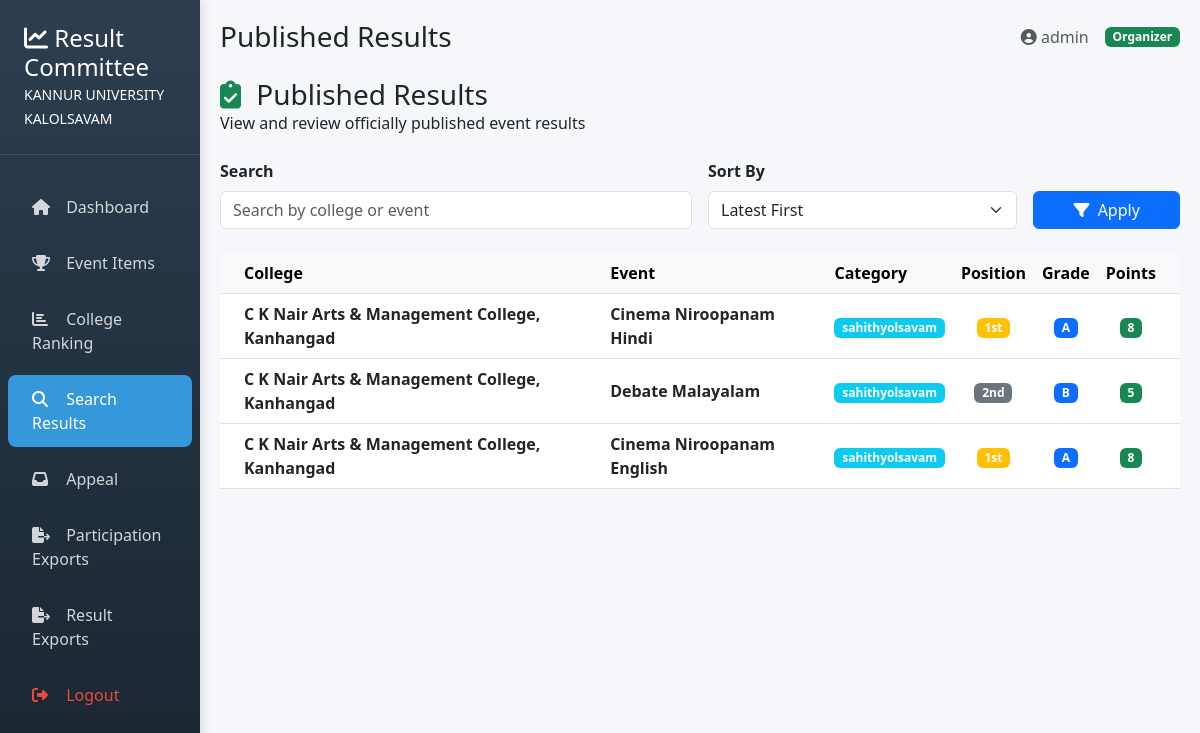
The page /organizer/student-results/ (signed in) on the database its author committed.
### accounts/models.py (models this page shows, shortened)
class CustomUser(AbstractUser):
    ROLE_CHOICES = (
        ('college', 'College'),
        ('organizer', 'Organizer'),
        ('admin', 'Admin'),
    )
    role = models.CharField(max_length=20, choices=ROLE_CHOICES, default='college')
    college_name = models.CharField(max_length=255, blank=True, null=True)
    REQUIRED_FIELDS = ["email"]
    USERNAME_FIELD = "username"

class Result(models.Model):
    POSITION_CHOICES = [
        (1, "1st"),
        (2, "2nd"),
        (3, "3rd"),
    ]
    GRADE_CHOICES = [
        ("A", "A"),
        ("B", "B"),
        ("C", "C"),
        ("D", "D"),
        ("E", "E"),
    ]
    item = models.ForeignKey(Item, on_delete=models.CASCADE, related_name="results")
    team = models.ForeignKey(Team, on_delete=models.CASCADE, related_name="results")
    position = models.PositiveSmallIntegerField(choices=POSITION_CHOICES)
    grade = models.CharField(max_length=1, choices=GRADE_CHOICES, default="E")
    points = models.IntegerField(default=0)
    is_deleted = models.BooleanField(default=False)
    created_at = models.DateTimeField(default=now)
    class Meta:
        unique_together = ("item", "team")
        ordering = ["position", "-points"]

class Team(models.Model):
    college = models.ForeignKey(College, on_delete=models.CASCADE)
    item = models.ForeignKey(Item, on_delete=models.CASCADE)
    category = models.CharField(max_length=255)
    students = models.ManyToManyField(Student)
    created_at = models.DateTimeField(auto_now_add=True)

class College(models.Model):
    user = models.ForeignKey(   # 🔥 TEMP: NOT OneToOne
        settings.AUTH_USER_MODEL,
        on_delete=models.CASCADE,
        null=True,
        blank=True,
        related_name="colleges"
    )
    college_name = models.CharField(max_length=255)
    district = models.CharField(max_length=255)

class Item(models.Model):
    name = models.CharField(max_length=255)
    numbers = models.PositiveIntegerField()
    category = models.CharField(max_length=255)
    max_participants = models.PositiveIntegerField(default=1)
    item_type = models.CharField(max_length=10, choices=[("single","single"),("group","group")])  # ← added

### accounts/views.py (the view)
# urls.py: path("organizer/student-results/", views.organizer_student_results, name="organizer_student_results"),
@never_cache
@login_required
def organizer_student_results(request):
    query = request.GET.get("q", "")
    sort_by = request.GET.get("sort", "latest")
    results = Result.objects.filter(is_deleted=False).select_related(
        "item", "team__college"
    )
    if query:
        results = results.filter(
            Q(team__college__college_name__icontains=query) |
            Q(item__name__icontains=query)
        )
    if sort_by == "category":
        results = results.order_by("item__category", "item__name")
    elif sort_by == "college":
        results = results.order_by("team__college__college_name")
    elif sort_by == "student":
        results = results.order_by("team__name")  # change if needed
    else:  # latest
        results = results.order_by("-created_at")
    return render(request, "organizer/student_results.html", {
        "results": results,
        "query": query,
        "sort_by": sort_by,
    })

### accounts/context_processors.py (called while the page is built)
def site_settings(request):
    return {
        "setting": SiteSetting.objects.first()
    }

### accounts/templates/organizer/student_results.html (shortened to what this page needs)
{% extends "organizer/base.html" %}
{% block page_title %}Published Results{% endblock %}
{% block content %}
<div class="dashboard-card mb-4">
    <div class="card-header">
        <h3 class="card-title">
            <i class="fas fa-clipboard-check text-success me-2"></i>
            Published Results
        </h3>
        <p class="card-subtitle">
            View and review officially published event results
        </p>
    </div>
</div>
<div class="dashboard-card mb-4">
    <div class="card-body">
        <form method="get" class="row g-3 align-items-end">
            <div class="col-md-6">
                <label class="form-label fw-semibold">Search</label>
                <input type="text"
                       name="q"
                       value="{{ query }}"
                       class="form-control"
                       placeholder="Search by college or event">
            </div>
            <div class="col-md-4">
                <label class="form-label fw-semibold">Sort By</label>
                <select name="sort" class="form-select">
                    <option value="latest" {% if sort_by == "latest" %}selected{% endif %}>
                        Latest First
                    </option>
                </select>
            </div>
            <div class="col-md-2 d-grid">
                <button class="btn btn-primary">
                    <i class="fas fa-filter me-1"></i> Apply
                </button>
            </div>
        </form>
    </div>
</div>
<div class="dashboard-card">
    <div class="card-body p-0">
        <div class="table-responsive">
            <table class="table table-hover align-middle mb-0">
                <thead class="table-light">
                    <tr>
                        <th class="ps-4">College</th>
                        <th>Event</th>
                        <th>Category</th>
                        <th class="text-center">Position</th>
                        <th class="text-center">Grade</th>
                        <th class="text-center pe-4">Points</th>
                    </tr>
                </thead>
                <tbody>
                {% for r in results %}
                    <tr>
                        <td class="ps-4 fw-semibold">
                            {{ r.team.college.college_name }}
                        </td>
                        <td>
                            <strong>{{ r.item.name }}</strong>
                        </td>
                        <td>
                            <span class="badge bg-info">
                                {{ r.item.category|default:"General" }}
                            </span>
                        </td>
                        <td class="text-center">
                            <span class="badge
                                {% if r.position == 1 %}bg-warning
                                {% elif r.position == 2 %}bg-secondary
                                {% elif r.position == 3 %}bg-info
                                {% else %}bg-light text-dark{% endif %}">
                                {{ r.get_position_display }}
                            </span>
                        </td>
                        <td class="text-center">
                            <span class="badge bg-primary">
                                {{ r.grade|default:"—" }}
                            </span>
                        </td>
                        <td class="text-center pe-4">
                            <span class="badge bg-success">
                                {{ r.points }}
                            </span>
                        </td>
                    </tr>
                {% endfor %}
                </tbody>
            </table>
        </div>
    </div>
</div>
{% endblock %}

### accounts/templates/organizer/base.html (shortened to what this page needs)
{% load static %}
{% load custom_filters %}
<!DOCTYPE html>
<html lang="en">
<head>
    <link href="https://cdn.jsdelivr.net/npm/bootstrap@5.3.0/dist/css/bootstrap.min.css" rel="stylesheet">
    <link rel="stylesheet" href="https://cdnjs.cloudflare.com/ajax/libs/font-awesome/6.4.0/css/all.min.css">
</head>
<body>
    <div class="container-fluid">
        <div class="row">
            <div class="col-md-3 col-lg-2 px-0 sidebar">
                <div class="sidebar-brand">
                    <h4 class="mb-0">
                        <i class="fas fa-chart-line"></i> Result Committee
                    </h4>
                    <small style="color: white;">KANNUR UNIVERSITY KALOLSAVAM
                    </small>
                </div>
                <nav class="nav flex-column mt-4">
                    <a class="nav-link {% if request.resolver_match.url_name == 'organizer_dashboard' %}active{% endif %}"
                    href="{% url 'organizer_dashboard' %}">
                        <i class="fas fa-home"></i> Dashboard
                    </a>
                    <a class="nav-link {% if request.resolver_match.url_name == 'organizer_items' %}active{% endif %}"
                    href="{% url 'organizer_items' %}">
                        <i class="fas fa-trophy"></i> Event Items
                    </a>
                    <a class="nav-link {% if request.resolver_match.url_name == 'college_ranking_live' %}active{% endif %}"
                    href="{% url 'college_ranking_live' %}">
                        <i class="fas fa-chart-bar"></i> College Ranking
                    </a>
                    <a class="nav-link {% if request.resolver_match.url_name == 'organizer_student_results' %}active{% endif %}"
                    href="{% url 'organizer_student_results' %}">
                        <i class="fas fa-search"></i> Search Results
                    </a>
                    <a class="nav-link "
                    href="{% url 'organizer_send_appeal_result' %}">
                        <i class="fas fa-inbox"></i> Appeal
                    </a>
                    <a class="nav-link "
                    href="{% url 'organizer_participation_exports' %}">
                        <i class="fas fa-file-export"></i> Participation Exports
                    </a>
                    <a class="nav-link {% if request.resolver_match.url_name == 'organizer_result_exports' %}active{% endif %}"
                    href="{% url 'organizer_result_exports' %}">
                        <i class="fas fa-file-export"></i> Result Exports
                    </a>
                    <a class="nav-link" href="{% url 'logout' %}" style="color: var(--accent-color);">
                        <i class="fas fa-sign-out-alt"></i> Logout
                    </a>
                </nav>
            </div>
            <div class="col-md-9 col-lg-10 ml-auto main-content">
                <div class="d-flex justify-content-between align-items-center mb-4">
                    <h3 class="mb-0">{% block page_title %}Dashboard{% endblock %}</h3>
                    <div class="d-flex align-items-center">
                        <span class="me-3 text-muted">
                            <i class="fas fa-user-circle"></i> {{ request.user.username }}
                        </span>
                        <span class="badge bg-success">Organizer</span>
                    </div>
                </div>
                {% block content %}{% endblock %}
            </div>
        </div>
    </div>
</body>
</html>

### accounts/templates/organizer/base.html (style rules this page uses)
:root { --primary-color: #2c3e50; --secondary-color: #3498db; --accent-color: #e74c3c; --success-color: #27ae60; --light-bg: #f8f9fa; --card-shadow: 0 2px 4px rgba(0,0,0,0.1); --hover-shadow: 0 4px 8px rgba(0,0,0,0.15); }
body { background-color: #f5f7fa; font-family: 'Segoe UI', Tahoma, Geneva, Verdana, sans-serif; }
.sidebar { background: linear-gradient(180deg, var(--primary-color) 0%, #1a252f 100%); color: white; min-height: 100vh; box-shadow: 3px 0 10px rgba(0,0,0,0.1); }
.sidebar-brand { padding: 1.5rem; border-bottom: 1px solid rgba(255,255,255,0.1); }
.nav-link { color: rgba(255,255,255,0.8); padding: 0.75rem 1.5rem; margin: 0.25rem 0.5rem; border-radius: 8px; transition: all 0.3s ease; }
.nav-link.active { background: var(--secondary-color); color: white; }
.nav-link i { width: 20px; margin-right: 10px; }
.main-content { padding: 20px; }
.table thead { background-color: var(--primary-color); color: white; }

### rows shown on the page
CustomUser: user.username "admin"
Result: team.college.college_name "C K Nair Arts & Management College, Kanhangad", item.name "Cinema Niroopanam Hindi", item.category "sahithyolsavam", position "1st", grade "A", points "8"
Result: team.college.college_name "C K Nair Arts & Management College, Kanhangad", item.name "Debate Malayalam", item.category "sahithyolsavam", position "2nd", grade "B", points "5"
Result: team.college.college_name "C K Nair Arts & Management College, Kanhangad", item.name "Cinema Niroopanam English", item.category "sahithyolsavam", position "1st", grade "A", points "8"
